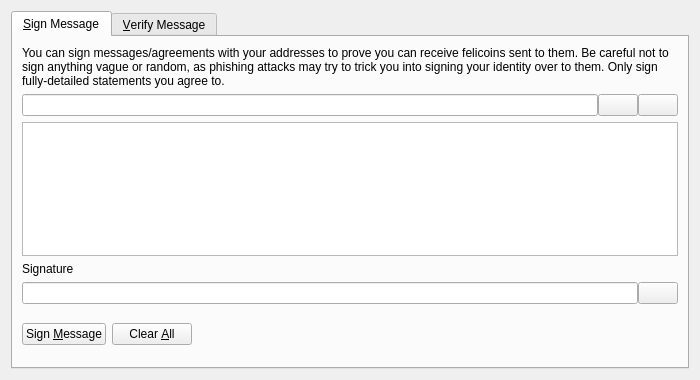
<?xml version="1.0" encoding="UTF-8"?>
<ui version="4.0">
 <class>SignVerifyMessageDialog</class>
 <widget class="QDialog" name="SignVerifyMessageDialog">
  <property name="geometry">
   <rect>
    <x>0</x>
    <y>0</y>
    <width>700</width>
    <height>380</height>
   </rect>
  </property>
  <property name="windowTitle">
   <string>Signatures - Sign / Verify a Message</string>
  </property>
  <property name="modal">
   <bool>true</bool>
  </property>
  <layout class="QVBoxLayout" name="verticalLayout">
   <item>
    <widget class="QTabWidget" name="tabWidget">
     <property name="currentIndex">
      <number>0</number>
     </property>
     <widget class="QWidget" name="tabSignMessage">
      <attribute name="title">
       <string>&amp;Sign Message</string>
      </attribute>
      <layout class="QVBoxLayout" name="verticalLayout_SM">
       <item>
        <widget class="QLabel" name="infoLabel_SM">
         <property name="text">
          <string>You can sign messages/agreements with your addresses to prove you can receive felicoins sent to them. Be careful not to sign anything vague or random, as phishing attacks may try to trick you into signing your identity over to them. Only sign fully-detailed statements you agree to.</string>
         </property>
         <property name="textFormat">
          <enum>Qt::PlainText</enum>
         </property>
         <property name="wordWrap">
          <bool>true</bool>
         </property>
        </widget>
       </item>
       <item>
        <layout class="QHBoxLayout" name="horizontalLayout_1_SM">
         <property name="spacing">
          <number>0</number>
         </property>
         <item>
          <widget class="QValidatedLineEdit" name="addressIn_SM">
           <property name="toolTip">
            <string>The Felicoin address to sign the message with</string>
           </property>
          </widget>
         </item>
         <item>
          <widget class="QPushButton" name="addressBookButton_SM">
           <property name="toolTip">
            <string>Choose previously used address</string>
           </property>
           <property name="text">
            <string/>
           </property>
           <property name="icon">
            <iconset resource="../bitcoin.qrc">
             <normaloff>:/icons/address-book</normaloff>:/icons/address-book</iconset>
           </property>
           <property name="shortcut">
            <string>Alt+A</string>
           </property>
           <property name="autoDefault">
            <bool>false</bool>
           </property>
          </widget>
         </item>
         <item>
          <widget class="QPushButton" name="pasteButton_SM">
           <property name="toolTip">
            <string>Paste address from clipboard</string>
           </property>
           <property name="text">
            <string/>
           </property>
           <property name="icon">
            <iconset resource="../bitcoin.qrc">
             <normaloff>:/icons/editpaste</normaloff>:/icons/editpaste</iconset>
           </property>
           <property name="shortcut">
            <string>Alt+P</string>
           </property>
           <property name="autoDefault">
            <bool>false</bool>
           </property>
          </widget>
         </item>
        </layout>
       </item>
       <item>
        <widget class="QPlainTextEdit" name="messageIn_SM">
         <property name="toolTip">
          <string>Enter the message you want to sign here</string>
         </property>
        </widget>
       </item>
       <item>
        <widget class="QLabel" name="signatureLabel_SM">
         <property name="text">
          <string>Signature</string>
         </property>
         <property name="textFormat">
          <enum>Qt::PlainText</enum>
         </property>
        </widget>
       </item>
       <item>
        <layout class="QHBoxLayout" name="horizontalLayout_2_SM">
         <property name="spacing">
          <number>0</number>
         </property>
         <item>
          <widget class="QLineEdit" name="signatureOut_SM">
           <property name="font">
            <font>
             <italic>true</italic>
            </font>
           </property>
           <property name="readOnly">
            <bool>true</bool>
           </property>
          </widget>
         </item>
         <item>
          <widget class="QPushButton" name="copySignatureButton_SM">
           <property name="toolTip">
            <string>Copy the current signature to the system clipboard</string>
           </property>
           <property name="text">
            <string/>
           </property>
           <property name="icon">
            <iconset resource="../bitcoin.qrc">
             <normaloff>:/icons/editcopy</normaloff>:/icons/editcopy</iconset>
           </property>
           <property name="autoDefault">
            <bool>false</bool>
           </property>
          </widget>
         </item>
        </layout>
       </item>
       <item>
        <layout class="QHBoxLayout" name="horizontalLayout_3_SM">
         <item>
          <widget class="QPushButton" name="signMessageButton_SM">
           <property name="toolTip">
            <string>Sign the message to prove you own this Felicoin address</string>
           </property>
           <property name="text">
            <string>Sign &amp;Message</string>
           </property>
           <property name="icon">
            <iconset resource="../bitcoin.qrc">
             <normaloff>:/icons/edit</normaloff>:/icons/edit</iconset>
           </property>
           <property name="autoDefault">
            <bool>false</bool>
           </property>
          </widget>
         </item>
         <item>
          <widget class="QPushButton" name="clearButton_SM">
           <property name="toolTip">
            <string>Reset all sign message fields</string>
           </property>
           <property name="text">
            <string>Clear &amp;All</string>
           </property>
           <property name="icon">
            <iconset resource="../bitcoin.qrc">
             <normaloff>:/icons/remove</normaloff>:/icons/remove</iconset>
           </property>
           <property name="autoDefault">
            <bool>false</bool>
           </property>
          </widget>
         </item>
         <item>
          <spacer name="horizontalSpacer_1_SM">
           <property name="orientation">
            <enum>Qt::Horizontal</enum>
           </property>
           <property name="sizeHint" stdset="0">
            <size>
             <width>40</width>
             <height>48</height>
            </size>
           </property>
          </spacer>
         </item>
         <item>
          <widget class="QLabel" name="statusLabel_SM">
           <property name="font">
            <font>
             <weight>75</weight>
             <bold>true</bold>
            </font>
           </property>
           <property name="text">
            <string/>
           </property>
           <property name="wordWrap">
            <bool>true</bool>
           </property>
          </widget>
         </item>
         <item>
          <spacer name="horizontalSpacer_2_SM">
           <property name="orientation">
            <enum>Qt::Horizontal</enum>
           </property>
           <property name="sizeHint" stdset="0">
            <size>
             <width>40</width>
             <height>48</height>
            </size>
           </property>
          </spacer>
         </item>
        </layout>
       </item>
      </layout>
     </widget>
     <widget class="QWidget" name="tabVerifyMessage">
      <attribute name="title">
       <string>&amp;Verify Message</string>
      </attribute>
      <layout class="QVBoxLayout" name="verticalLayout_VM">
       <item>
        <widget class="QLabel" name="infoLabel_VM">
         <property name="text">
          <string>Enter the receiver's address, message (ensure you copy line breaks, spaces, tabs, etc. exactly) and signature below to verify the message. Be careful not to read more into the signature than what is in the signed message itself, to avoid being tricked by a man-in-the-middle attack. Note that this only proves the signing party receives with the address, it cannot prove sendership of any transaction!</string>
         </property>
         <property name="textFormat">
          <enum>Qt::PlainText</enum>
         </property>
         <property name="alignment">
          <set>Qt::AlignLeading|Qt::AlignLeft|Qt::AlignTop</set>
         </property>
         <property name="wordWrap">
          <bool>true</bool>
         </property>
        </widget>
       </item>
       <item>
        <layout class="QHBoxLayout" name="horizontalLayout_1_VM">
         <property name="spacing">
          <number>0</number>
         </property>
         <item>
          <widget class="QValidatedLineEdit" name="addressIn_VM">
           <property name="toolTip">
            <string>The Felicoin address the message was signed with</string>
           </property>
          </widget>
         </item>
         <item>
          <widget class="QPushButton" name="addressBookButton_VM">
           <property name="toolTip">
            <string>Choose previously used address</string>
           </property>
           <property name="text">
            <string/>
           </property>
           <property name="icon">
            <iconset resource="../bitcoin.qrc">
             <normaloff>:/icons/address-book</normaloff>:/icons/address-book</iconset>
           </property>
           <property name="shortcut">
            <string>Alt+A</string>
           </property>
           <property name="autoDefault">
            <bool>false</bool>
           </property>
          </widget>
         </item>
        </layout>
       </item>
       <item>
        <widget class="QPlainTextEdit" name="messageIn_VM"/>
       </item>
       <item>
        <widget class="QValidatedLineEdit" name="signatureIn_VM"/>
       </item>
       <item>
        <layout class="QHBoxLayout" name="horizontalLayout_2_VM">
         <item>
          <widget class="QPushButton" name="verifyMessageButton_VM">
           <property name="toolTip">
            <string>Verify the message to ensure it was signed with the specified Felicoin address</string>
           </property>
           <property name="text">
            <string>Verify &amp;Message</string>
           </property>
           <property name="icon">
            <iconset resource="../bitcoin.qrc">
             <normaloff>:/icons/transaction_0</normaloff>:/icons/transaction_0</iconset>
           </property>
           <property name="autoDefault">
            <bool>false</bool>
           </property>
          </widget>
         </item>
         <item>
          <widget class="QPushButton" name="clearButton_VM">
           <property name="toolTip">
            <string>Reset all verify message fields</string>
           </property>
           <property name="text">
            <string>Clear &amp;All</string>
           </property>
           <property name="icon">
            <iconset resource="../bitcoin.qrc">
             <normaloff>:/icons/remove</normaloff>:/icons/remove</iconset>
           </property>
           <property name="autoDefault">
            <bool>false</bool>
           </property>
          </widget>
         </item>
         <item>
          <spacer name="horizontalSpacer_1_VM">
           <property name="orientation">
            <enum>Qt::Horizontal</enum>
           </property>
           <property name="sizeHint" stdset="0">
            <size>
             <width>40</width>
             <height>48</height>
            </size>
           </property>
          </spacer>
         </item>
         <item>
          <widget class="QLabel" name="statusLabel_VM">
           <property name="font">
            <font>
             <weight>75</weight>
             <bold>true</bold>
            </font>
           </property>
           <property name="text">
            <string/>
           </property>
           <property name="wordWrap">
            <bool>true</bool>
           </property>
          </widget>
         </item>
         <item>
          <spacer name="horizontalSpacer_2_VM">
           <property name="orientation">
            <enum>Qt::Horizontal</enum>
           </property>
           <property name="sizeHint" stdset="0">
            <size>
             <width>40</width>
             <height>48</height>
            </size>
           </property>
          </spacer>
         </item>
        </layout>
       </item>
      </layout>
     </widget>
    </widget>
   </item>
  </layout>
 </widget>
 <customwidgets>
  <customwidget>
   <class>QValidatedLineEdit</class>
   <extends>QLineEdit</extends>
   <header>qt/qvalidatedlineedit.h</header>
  </customwidget>
 </customwidgets>
 <resources>
  <include location="../bitcoin.qrc"/>
 </resources>
 <connections/>
</ui>
